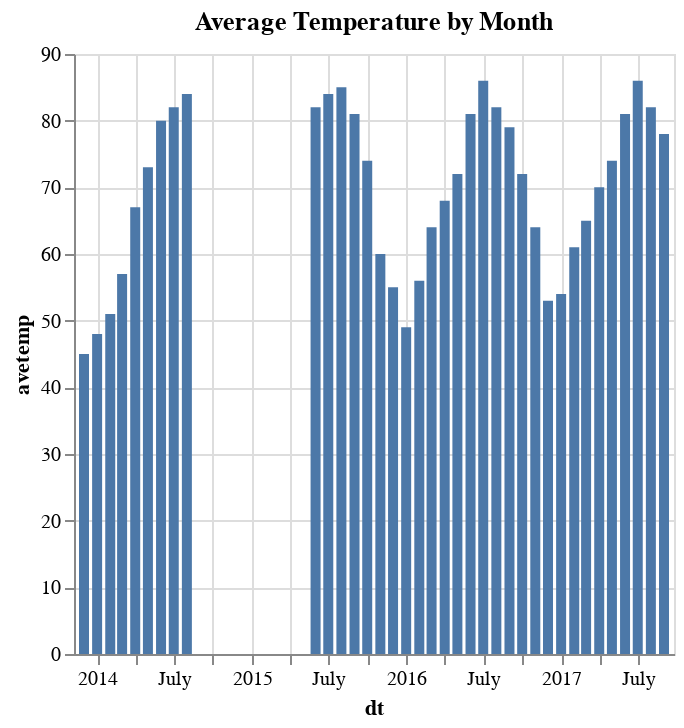

Notebook code for this chart:
### Markdown cell above
<p style = 'font-size:16px;font-family:Arial'>If we plot the data, we find we are missing some data, but we get an idea of the typical temperature ranges.  If we look at the hours each month where precipitation is occuring, we see some patterns there that could also be impacting the number of trips.  </p>

### Code cell
%chart dt, avetemp, width=800, title=Average Temperature by Month

### Figure 1 — Vega-Lite specification as saved in the notebook (floating-point values rounded to 4 significant figures)
{"$schema": "https://vega.github.io/schema/vega-lite/v3.json", "data": {"format": {"type": "csv"}, "values": "\"dt\",\"AveTemp\",\"Precip_hours\"\n\"2013-12-01\",\"45\",\"49\"\n\"2014-01-01\",\"48\",\"131\"\n\"2014-02-01\",\"51\",\"63\"\n\"2014-03-01\",\"57\",\"24\"\n\"2014-04-01\",\"67\",\"82\"\n\"2014-05-01\",\"73\",\"207\"\n\"2014-06-01\",\"80\",\"68\"\n\"2014-07-01\",\"82\",\"135\"\n\"2014-08-01\",\"84\",\"2\"\n\"2015-06-01\",\"82\",\"29\"\n\"2015-07-01\",\"84\",\"61\"\n\"2015-08-01\",\"85\",\"41\"\n\"2015-09-01\",\"81\",\"64\"\n\"2015-10-01\",\"74\",\"76\"\n\"2015-11-01\",\"60\",\"161\"\n\"2015-12-01\",\"55\",\"130\"\n\"2016-01-01\",\"49\",\"75\"\n\"2016-02-01\",\"56\",\"62\"\n\"2016-03-01\",\"64\",\"201\"\n\"2016-04-01\",\"68\",\"270\"\n\"2016-05-01\",\"72\",\"288\"\n\"2016-06-01\",\"81\",\"118\"\n\"2016-07-01\",\"86\",\"68\"\n\"2016-08-01\",\"82\",\"216\"\n\"2016-09-01\",\"79\",\"139\"\n\"2016-10-01\",\"72\",\"36\"\n\"2016-11-01\",\"64\",\"384\"\n\"2016-12-01\",\"53\",\"310\"\n\"2017-01-01\",\"54\",\"195\"\n\"2017-02-01\",\"61\",\"154\"\n\"2017-03-01\",\"65\",\"248\"\n\"2017-04-01\",\"70\",\"121\"\n\"2017-05-01\",\"74\",\"159\"\n\"2017-06-01\",\"81\",\"128\"\n\"2017-07-01\",\"86\",\"47\"\n\"2017-08-01\",\"82\",\"205\"\n\"2017-09-01\",\"78\",\"115\"\n"}, "encoding": {"x": {"axis": {"grid": true, "title": "dt"}, "field": "dt", "type": "temporal"}, "y": {"axis": {"grid": true, "title": "avetemp"}, "field": "AveTemp", "type": "quantitative"}}, "mark": {"color": "#4C78A8", "type": "bar"}, "title": "Average Temperature by Month", "width": "800"}
